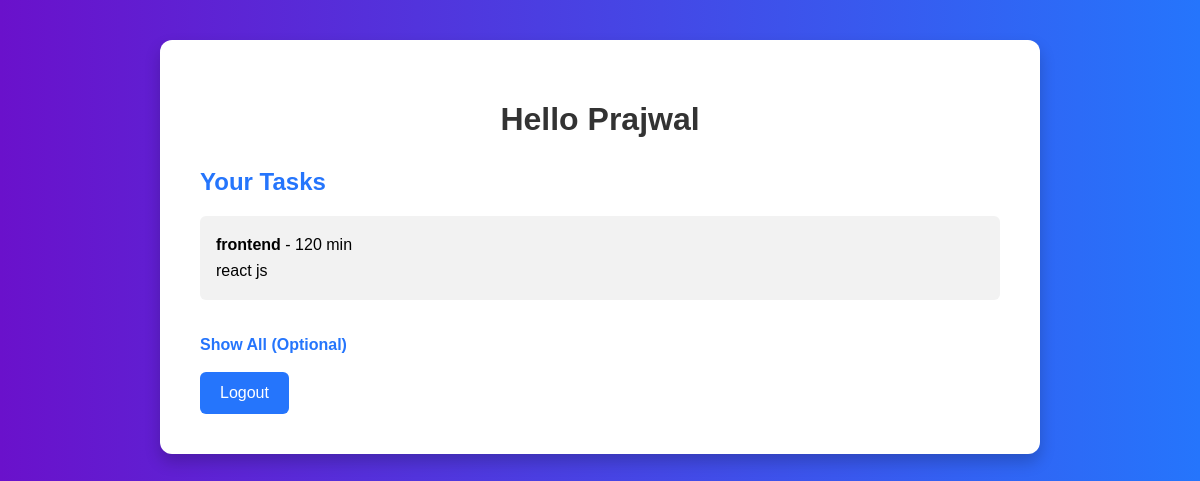
The page /employee-dashboard/ (signed in) on the database as committed earlier.
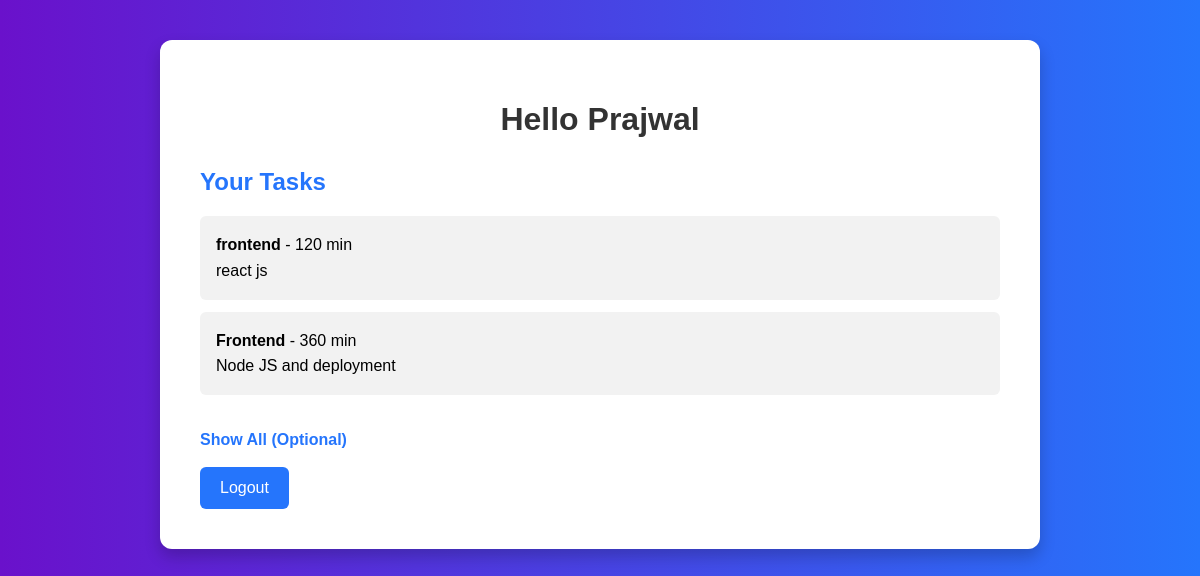
The same page on the database as committed later.
### tasks/models.py (models this page shows, shortened)
class Task(models.Model):
    assigned_to = models.ForeignKey(User, on_delete=models.CASCADE)
    title = models.CharField(max_length=100)
    description = models.TextField()
    duration = models.IntegerField(help_text="in minutes")
    created_at = models.DateTimeField(auto_now_add=True)

### tasks/views.py (the view)
# urls.py: path('employee-dashboard/', views.dashboard_employee, name='dashboard_employee'),
@login_required
def dashboard_employee(request):
    if request.user.is_staff:
        return redirect('dashboard_admin')
    tasks = Task.objects.filter(assigned_to=request.user)
    return render(request, 'dashboard_employee.html', {'tasks': tasks})

### templates/dashboard_employee.html (shortened to what this page needs)
<!DOCTYPE html>
<html>
<head>
</head>
<body>
    <div class="dashboard-container">
        <h1>Hello {{ user.username }}</h1>
        <h2>Your Tasks</h2>
        <ul>
            {% for task in tasks %}
                <li>
                    <strong>{{ task.title }}</strong> - {{ task.duration }} min<br>
                    {{ task.description }}
                </li>
            {% empty %}
                <li>No tasks assigned.</li>
            {% endfor %}
        </ul>
        <a href="{% url 'all_tasks' %}">Show All (Optional)</a><br><br>
         <form method="post" action="{% url 'logout' %}">
    <button type="submit">Logout</button>
</form>
    </div>
</body>
</html>

Rows that differ between the two databases and show on the page:
added Task: title "Frontend", duration "360", description "Node JS and deployment"
